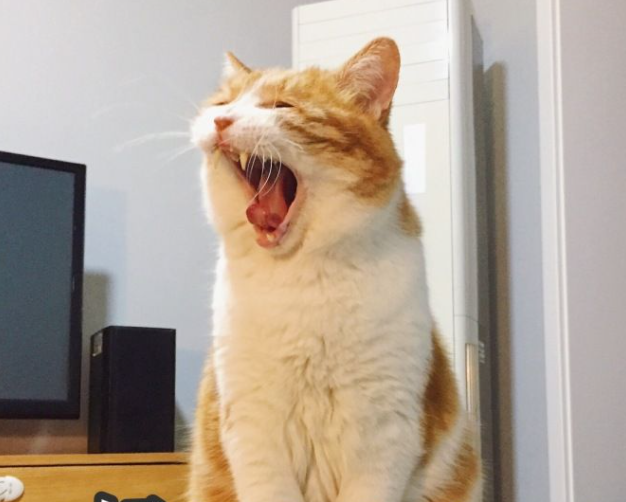
#> input picture class_work/test_picture/test4.jpg, 626 x 502 px
$ python class_work_three.py   (older library calls are emulated)
#> lines starting #> are read from the running program, lines starting #| are printed output that depends on the picture
#> further down, img is the input picture: shape (502, 626, 3); mean B, G, R 149.2, 163.3, 177.1
# @Time : 2021-05-13 12:49
# @Author : Seven
# -*- coding:utf-8 -*-
import cv2
import matplotlib.pyplot as plt
import numpy as np
'''
作业３：请用MATLAB或其它语言编写相关程序，输入一幅灰度图像
分别采用梯度算子、拉普拉斯算子、Sobel算子、Prewitt算子对图像进行锐化
在同一个窗口输出显示原始图像和４种结果图像。
'''
#图像加载函数
def showimg(i,name,img,color):
    plt.subplot(2,3,i)
    plt.title(name)
    plt.imshow(img,color)
    plt.xticks([])
    plt.yticks([])

#梯度算子
def gradient_img(img):
    grayImage = cv2.cvtColor(img, cv2.COLOR_BGR2GRAY)
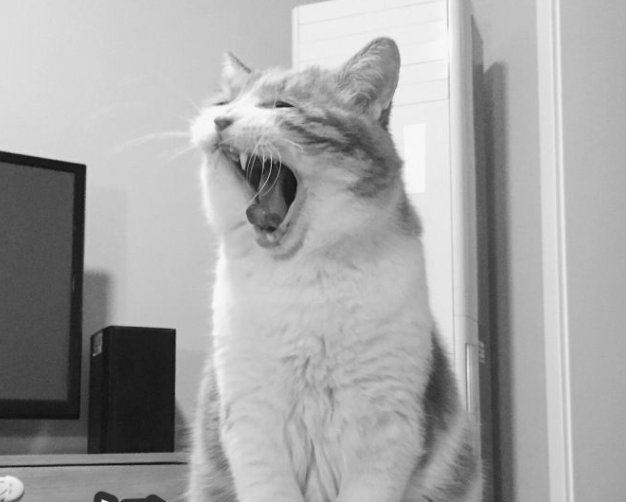
#> grayImage: shape (502, 626); min 15, max 252, mean 165.8
    kernelx = np.array([[-1, 0], [0, 1]], dtype=int)
    kernely = np.array([[0, -1], [1, 0]], dtype=int)
    x = cv2.filter2D(grayImage, cv2.CV_16S, kernelx)
    y = cv2.filter2D(grayImage, cv2.CV_16S, kernely)
    # 转转成uint8
    absX = cv2.convertScaleAbs(x)
    absY = cv2.convertScaleAbs(y)
    result = cv2.addWeighted(absX, 0.5, absY, 0.5, 0)
    return result

#拉普拉斯算子
def laplace_img(img):
    grayImage = cv2.cvtColor(img, cv2.COLOR_BGR2GRAY)
    dst = cv2.Laplacian(grayImage, cv2.CV_16S, ksize=3)
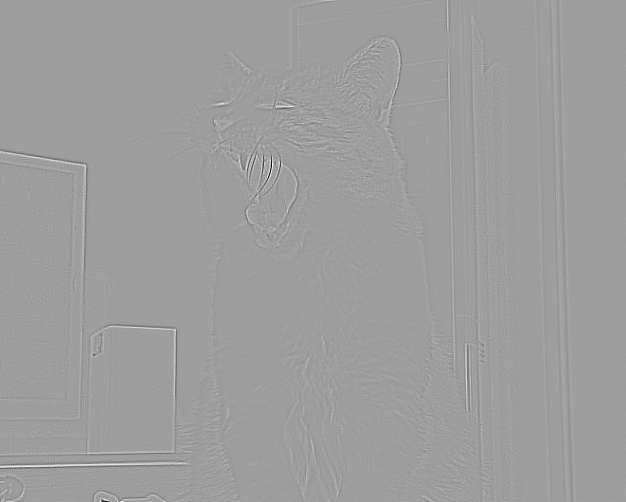
#> dst: shape (502, 626) int16; min -892, max 546, mean 0; drawn with min black and max white
    result = cv2.convertScaleAbs(dst)
    return result

#sobel算子
def sobel_img(img):
    grayImage = cv2.cvtColor(img, cv2.COLOR_BGR2GRAY)
    x = cv2.Sobel(grayImage, cv2.CV_16S, 1, 0)
    y = cv2.Sobel(grayImage, cv2.CV_16S, 0, 1)
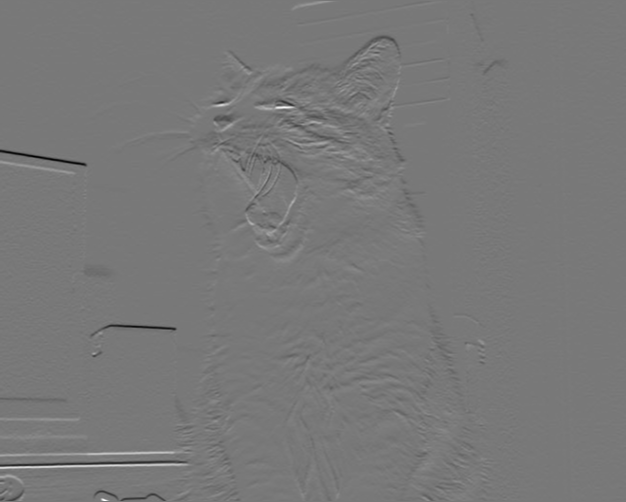
#> y: shape (502, 626) int16; min -668, max 740, mean -1; drawn with min black and max white
    absX = cv2.convertScaleAbs(x)
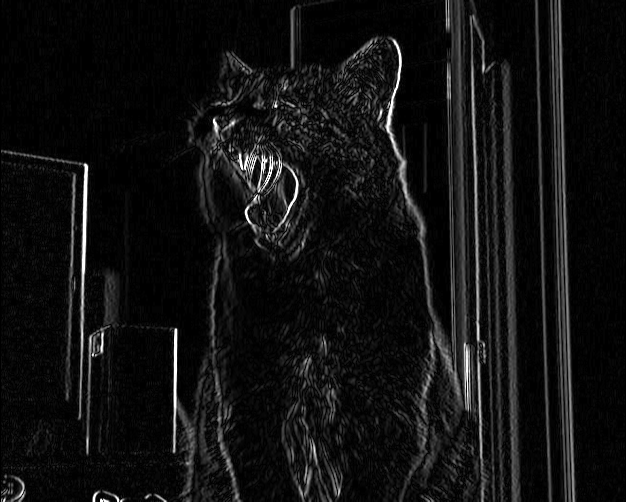
#> absX: shape (502, 626); min 0, max 255, mean 17.3
    absY = cv2.convertScaleAbs(y)
    result = cv2.addWeighted(absX, 0.5, absY, 0.5, 0)
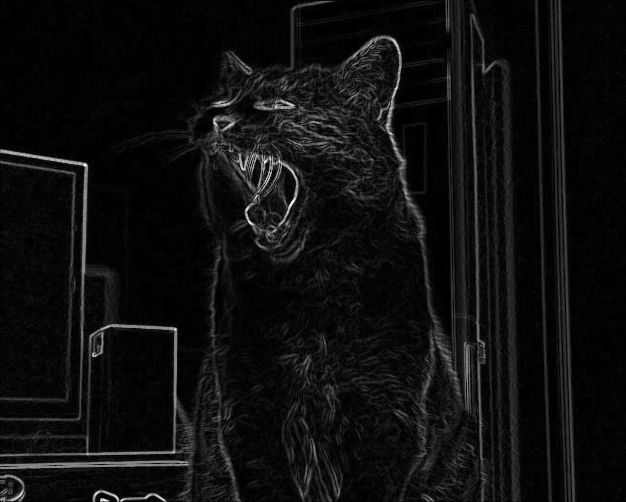
#> result: shape (502, 626); min 0, max 255, mean 14.6
    return result

#prewitt算子
def prewitt_img(img):
    grayImage = cv2.cvtColor(img, cv2.COLOR_BGR2GRAY)
    kernelx = np.array([[1, 1, 1], [0, 0, 0], [-1, -1, -1]], dtype=int)
    kernely = np.array([[-1, 0, 1], [-1, 0, 1], [-1, 0, 1]], dtype=int)
    x = cv2.filter2D(grayImage, cv2.CV_16S, kernelx)
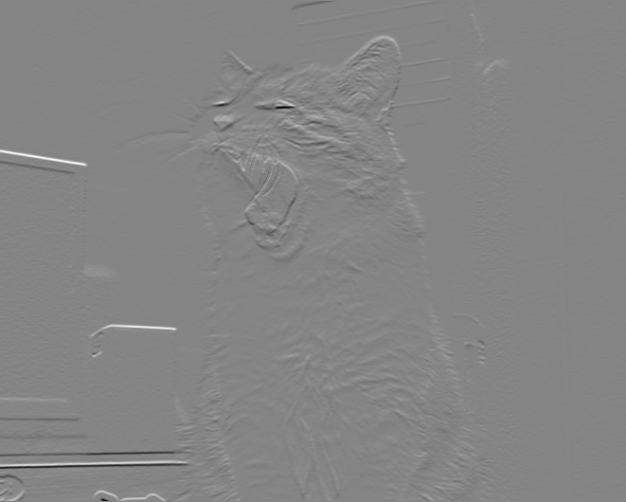
#> x: shape (502, 626) int16; min -545, max 499, mean 0.7; drawn with min black and max white
    y = cv2.filter2D(grayImage, cv2.CV_16S, kernely)
    # 转转成uint8
    absX = cv2.convertScaleAbs(x)
    absY = cv2.convertScaleAbs(y)
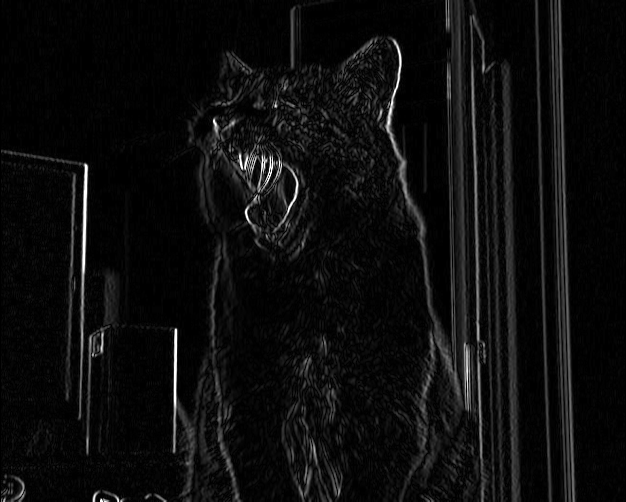
#> absY: shape (502, 626); min 0, max 255, mean 13
    result = cv2.addWeighted(absX, 0.5, absY, 0.5, 0)
    return result


if __name__ == '__main__':
    img = cv2.imread('test_picture/test4.jpg')
    showimg(1,'original image',img,None)
    img1 = gradient_img(img)
    showimg(3,'gradient image',img1,"gray")
    img2 = laplace_img(img)
    showimg(4,'laplace image',img2,"gray")
    img3 = sobel_img(img)
    showimg(5, 'sobel image', img3, "gray")
    img4 = prewitt_img(img)
    showimg(6, 'prewitt image', img4, "gray")
    plt.show()
#> figure, not shown here; B, G, R data is drawn as R, G, B

$ run again, with class_work/test_picture/test2.jpg copied over class_work/test_picture/test4.jpg
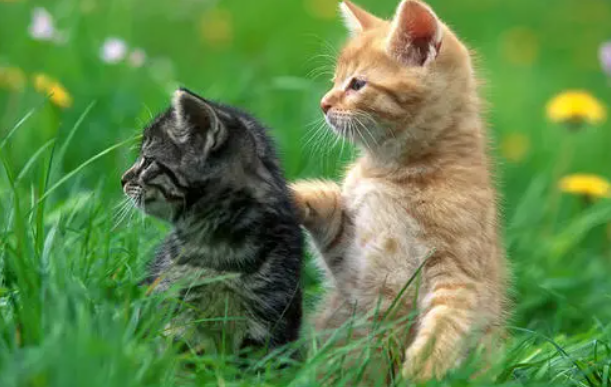
#> input picture class_work/test_picture/test2.jpg, 611 x 387 px
#> img is the input picture: shape (387, 611, 3); mean B, G, R 71.8, 133.9, 96.9
#> in prewitt_img, `x = cv2.filter2D(grayImage, cv2.CV_16S, kernelx)`:
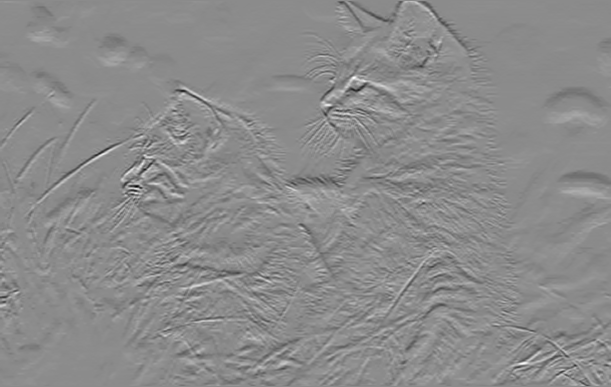
#> x: shape (387, 611) int16; min -417, max 346, mean 0.4; drawn with min black and max white
#> in prewitt_img, `result = cv2.addWeighted(absX, 0.5, absY, 0.5, 0)`:
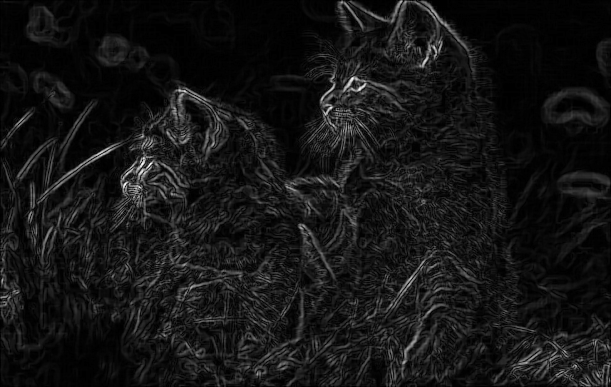
#> result: shape (387, 611); min 0, max 255, mean 21

$ run again, with class_work/test_picture/test3.jpg copied over class_work/test_picture/test4.jpg
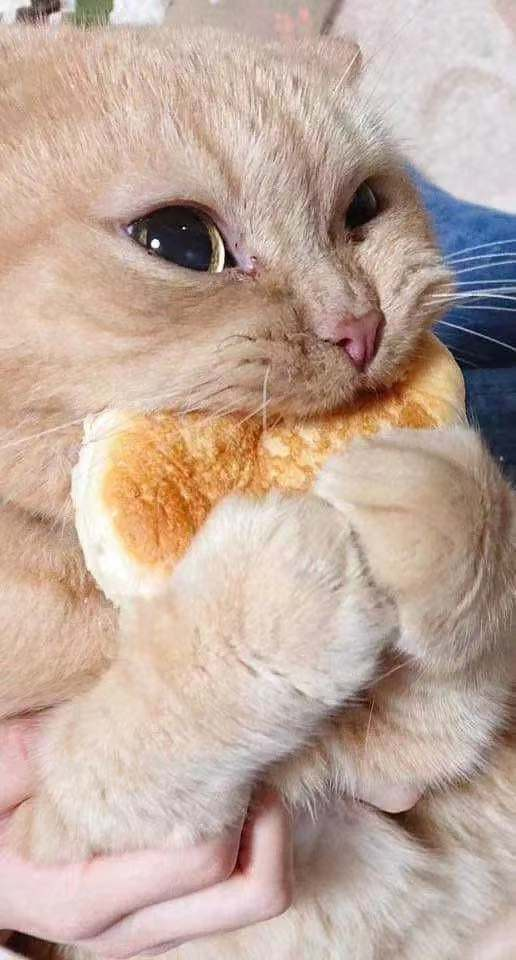
#> input picture class_work/test_picture/test3.jpg, 516 x 960 px
#> img is the input picture: shape (960, 516, 3); mean B, G, R 156.2, 168.9, 191.8
#> in prewitt_img, `result = cv2.addWeighted(absX, 0.5, absY, 0.5, 0)`:
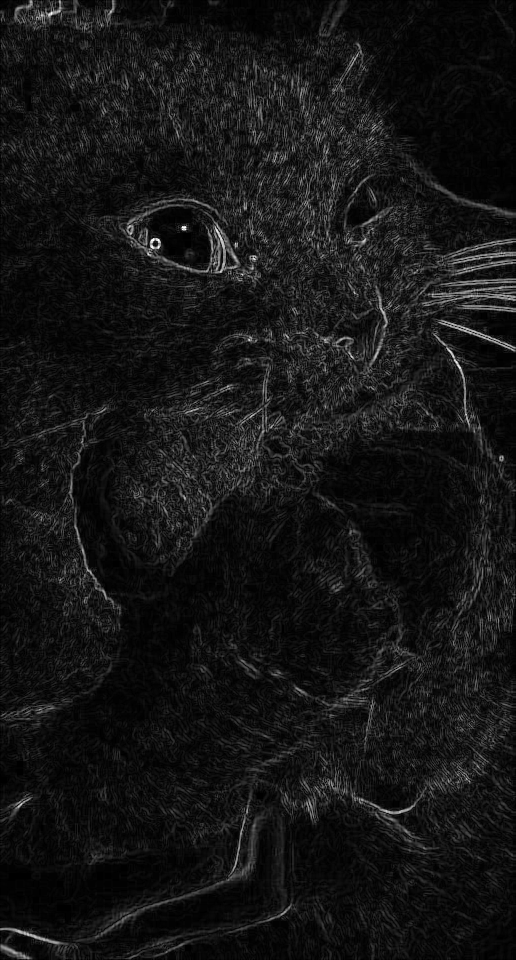
#> result: shape (960, 516); min 0, max 255, mean 21.1
